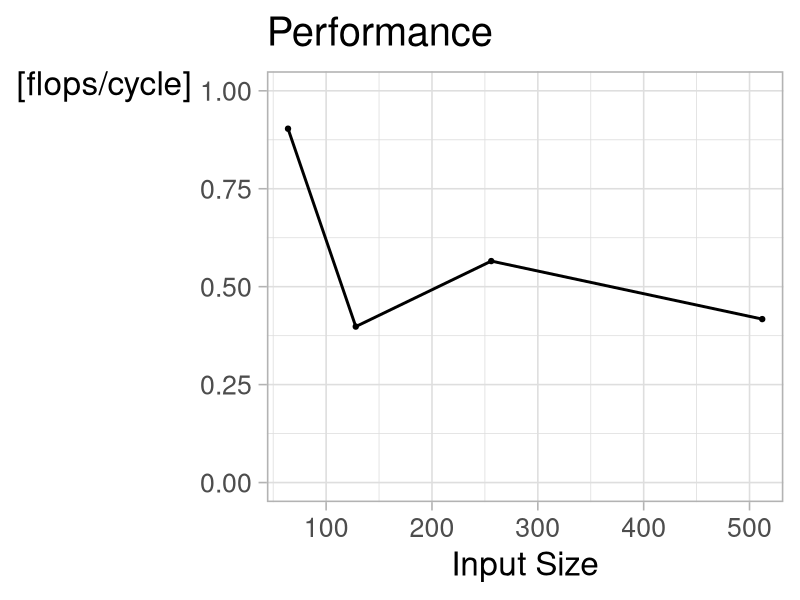

This figure's R source:
library(ggplot2)
library(svglite)

## read files
df64 = read.csv("data/lena_64.csv", sep=';')
df128 = read.csv("data/monkey_128.csv", sep=';')
df256 = read.csv("data/lena_256.csv", sep=';')
df512 = read.csv("data/lena_512.csv", sep=';')


## create dataframe
df = data.frame(
    c(64,
      128,
      256,
      512),
    c(mean(df64$flops.cycle),
      mean(df128$flops.cycle),
      mean(df256$flops.cycle),
      mean(df512$flops.cycle))
)
colnames(df) = c("size", "performance")


## Create plot
theme_set(theme_light(base_size = 24))
image = ggplot(data=df, aes(x=size)) +
    ggtitle("Performance") +
    geom_line(aes(y=performance), lwd=1) +
    geom_point(aes(y=performance), lwd=2) +
    scale_x_continuous(
        name="Input Size",
        expand = c(0, 20),
        ) +
    scale_y_continuous(name=("[flops/cycle]"), limits=c(0,1)) +
    theme(
        axis.title.y = element_text(angle=0),
        legend.position = "none",
        legend.title = element_blank())

## save plot
ggsave(file="performance.pdf", plot=image, width=16, height=10)
